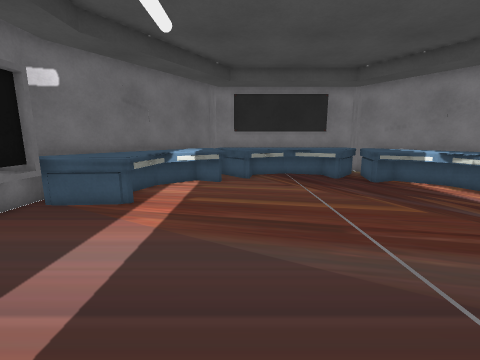
View 1 (above)

12 first-person views from a walk through a Unity game level. The camera is 1.2 m above the floor, tilts 10° down and sees 90° across. The floor is counted in squares, 0.5 m on a side. Each view is taken from the middle of a square. On the plan, view 1 faces up. The plan holds only what a view shows up to about 17 squares ahead; the rest is blank. The player is left out. Some animated figures are left out.

View 2
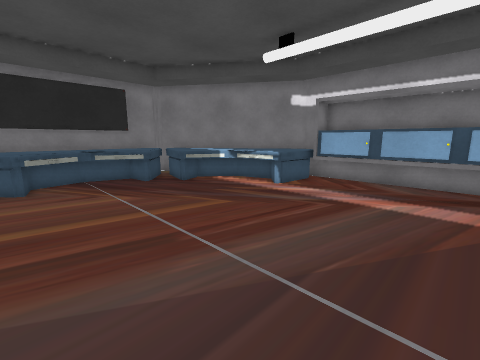

View 3
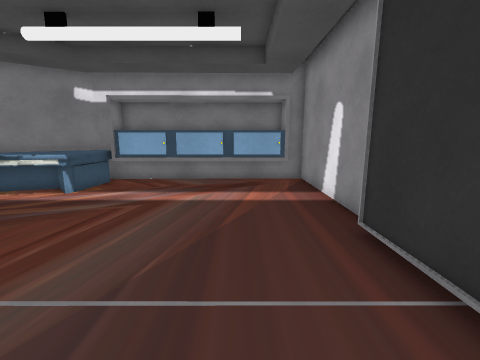

View 4
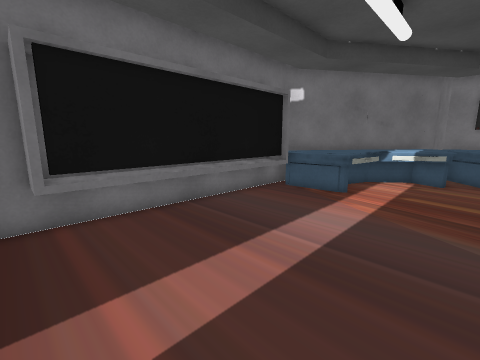

View 5
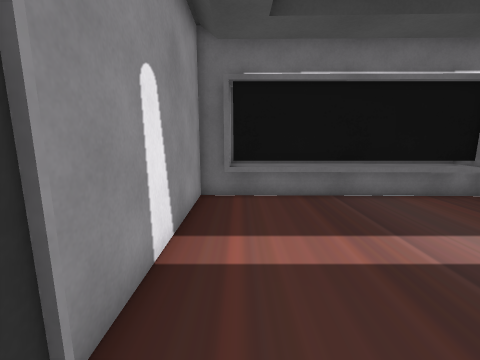

View 6
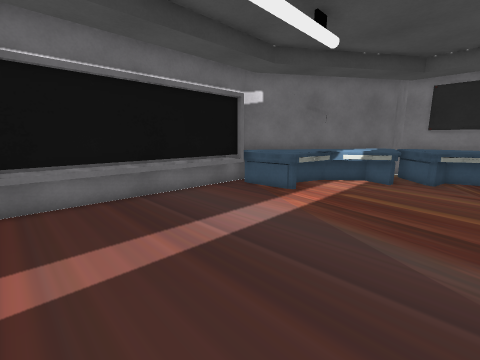

View 7
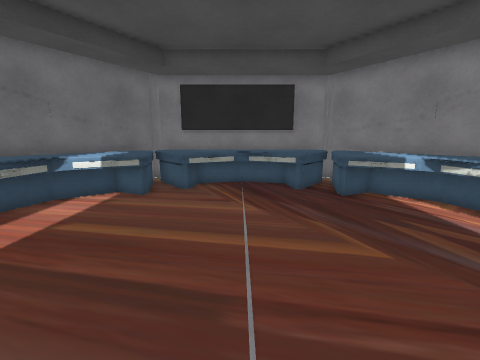

View 8
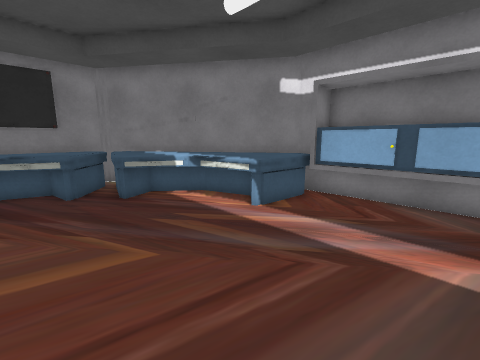

View 9
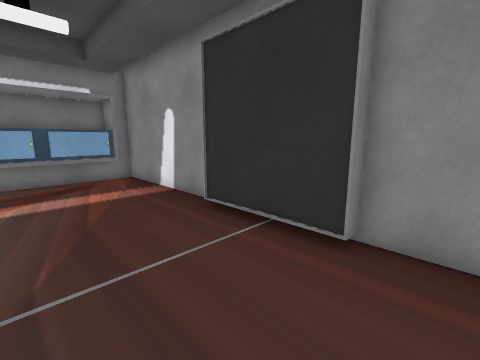

View 10
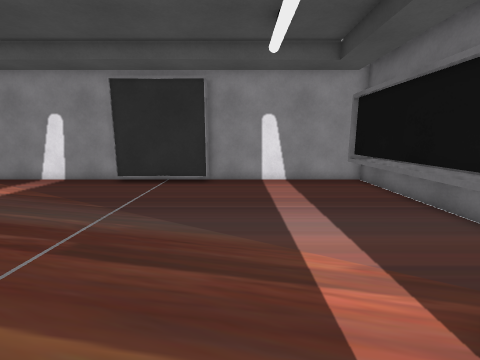

View 11
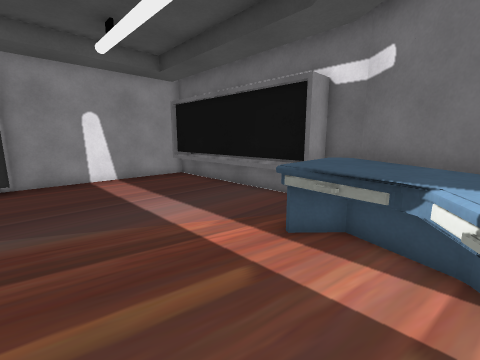

View 12
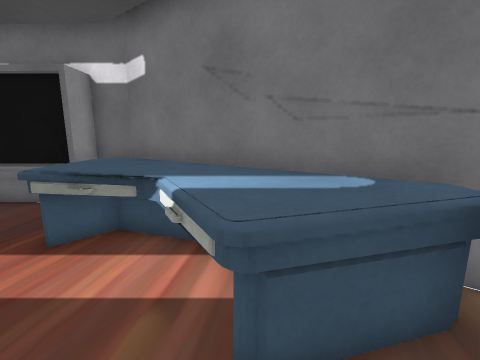

### Floor plan
Key: @ floor where view 1 was taken; # wall or solid block; . floor; = window, fence, low wall or low ledge; ^ raised ledge.
Columns run from 8 left of view 1 to 14 right of it. Each row starts with its distance up from view 1.
 17      ##^^^^^^^^^##
 16     ##^^^^^^^^^^^^#
 15     #^^^^^^^^^^^^^#
 14    #^^^^^^=.=^^=^^^#
 13   #^^^^^.......^^^^^#
 12   #^^^^.........^^^^#
 11  #^^^^...........#^^^#
 10 #^^^^#............^^^^#
  9 #^^^^.............^^^^#
  8 ##^^=..............^^^#
  7 ^# ..................##
  6 ^# ..................##
  5 ^# ..................##
  4 ^# ..................##
  3 ^# ..................##
  2 ^# ..................##
  1 ^# ..................##
  0 ^#......@............##
 -1 ^#................... #
 -2 ##.......######......##
 -3 ##########    #########

Where each view was taken, in squares from view 1:
view 1: 0 up, 0 right, facing up
view 2: 1 up, 0 right, facing up-right
view 3: 1 up, 0 right, facing right
view 4: 2 down, 0 right, facing up-left
view 5: 1 down, 2 right, facing left
view 6: 1 down, 2 right, facing up-left
view 7: 3 up, 3 right, facing up
view 8: 3 up, 4 right, facing up-right
view 9: 3 up, 1 left, facing down-right
view 10: 11 up, 1 left, facing down
view 11: 12 up, 1 right, facing down-left
view 12: 13 up, 1 right, facing left
